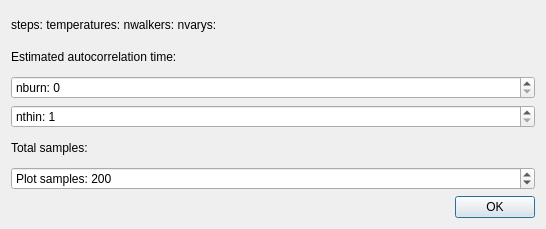
<?xml version="1.0" encoding="UTF-8"?>
<ui version="4.0">
 <class>Dialog</class>
 <widget class="QDialog" name="Dialog">
  <property name="geometry">
   <rect>
    <x>0</x>
    <y>0</y>
    <width>546</width>
    <height>229</height>
   </rect>
  </property>
  <property name="windowTitle">
   <string>Process MCMC chain</string>
  </property>
  <property name="modal">
   <bool>true</bool>
  </property>
  <layout class="QGridLayout" name="gridLayout">
   <item row="0" column="0">
    <widget class="QLabel" name="chain_size">
     <property name="text">
      <string>steps: temperatures: nwalkers: nvarys:</string>
     </property>
    </widget>
   </item>
   <item row="1" column="0">
    <widget class="QLabel" name="autocorrelation_time">
     <property name="text">
      <string>Estimated autocorrelation time:</string>
     </property>
    </widget>
   </item>
   <item row="2" column="0">
    <widget class="QSpinBox" name="burn">
     <property name="prefix">
      <string>nburn: </string>
     </property>
     <property name="maximum">
      <number>100000</number>
     </property>
    </widget>
   </item>
   <item row="3" column="0">
    <widget class="QSpinBox" name="thin">
     <property name="prefix">
      <string>nthin: </string>
     </property>
     <property name="minimum">
      <number>1</number>
     </property>
     <property name="maximum">
      <number>100000</number>
     </property>
    </widget>
   </item>
   <item row="4" column="0">
    <widget class="QLabel" name="total_samples">
     <property name="text">
      <string>Total samples: </string>
     </property>
    </widget>
   </item>
   <item row="5" column="0">
    <widget class="QSpinBox" name="nplot">
     <property name="prefix">
      <string>Plot samples: </string>
     </property>
     <property name="minimum">
      <number>1</number>
     </property>
     <property name="maximum">
      <number>10000</number>
     </property>
     <property name="value">
      <number>200</number>
     </property>
    </widget>
   </item>
   <item row="6" column="0">
    <widget class="QDialogButtonBox" name="buttonBox">
     <property name="orientation">
      <enum>Qt::Horizontal</enum>
     </property>
     <property name="standardButtons">
      <set>QDialogButtonBox::Ok</set>
     </property>
    </widget>
   </item>
  </layout>
 </widget>
 <resources/>
 <connections>
  <connection>
   <sender>buttonBox</sender>
   <signal>accepted()</signal>
   <receiver>Dialog</receiver>
   <slot>accept()</slot>
   <hints>
    <hint type="sourcelabel">
     <x>248</x>
     <y>254</y>
    </hint>
    <hint type="destinationlabel">
     <x>157</x>
     <y>274</y>
    </hint>
   </hints>
  </connection>
  <connection>
   <sender>buttonBox</sender>
   <signal>rejected()</signal>
   <receiver>Dialog</receiver>
   <slot>reject()</slot>
   <hints>
    <hint type="sourcelabel">
     <x>316</x>
     <y>260</y>
    </hint>
    <hint type="destinationlabel">
     <x>286</x>
     <y>274</y>
    </hint>
   </hints>
  </connection>
 </connections>
</ui>
